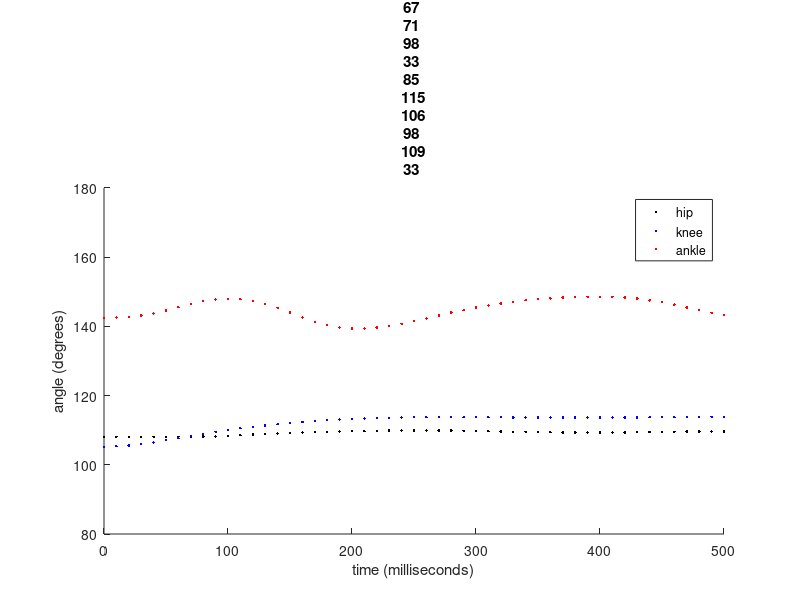
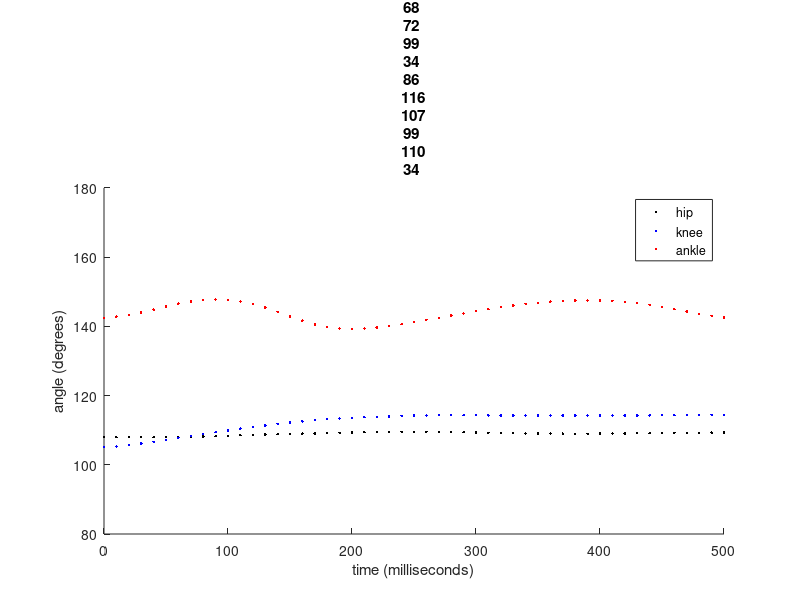
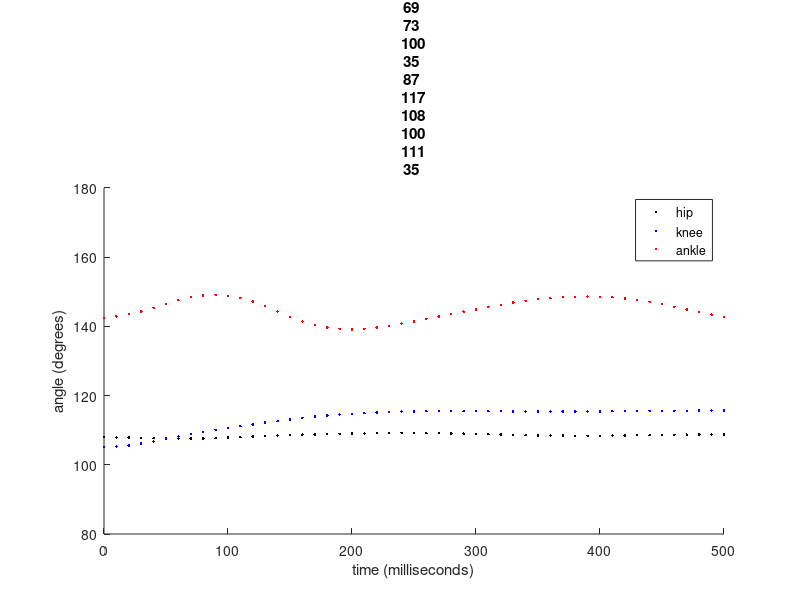
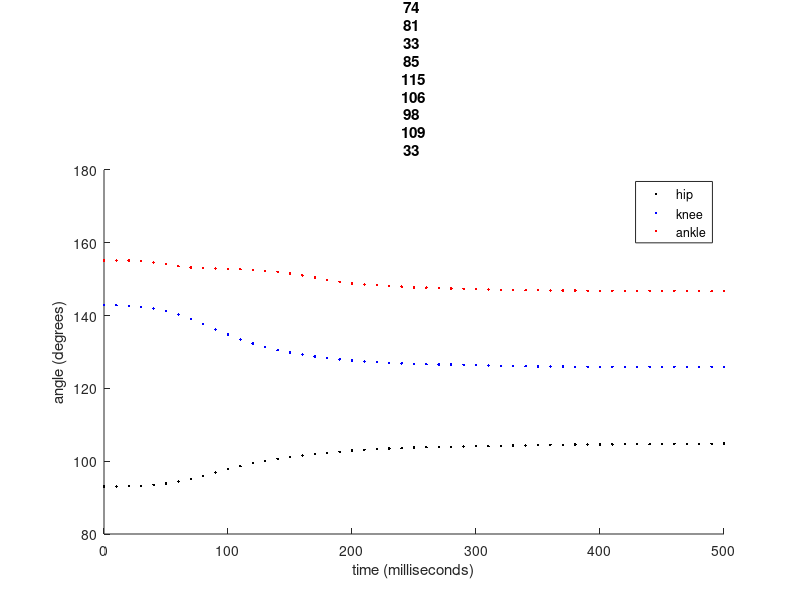

MATLAB code to generate these figures, in order: (Note: this script raises an error after producing the figures.)
clear
clc
addpath('C:\GitHub\Quadruped_Robot\Code\Matlab\Analysis\DampedLeg_Krnacik\Haonan\Comparison')

%% BFa Trial Data Processing
load BFa_trial1.mat;
load BFa_trial2.mat;
load BFa_trial3.mat;

%  initial conditions
BFa_hip_IC = 108;
BFa_knee_IC = 105;
BFa_ankle_IC = 142;

%  create single matrix to edit data
BFa = zeros(length(BFa_trial1(:,1)),3*length(BFa_trial1(1,:)));
BFa(:,1:4) = BFa_trial1(:,1:4);
BFa(:,5:8) = BFa_trial2(:,1:4);
BFa(:,9:12) = BFa_trial3(:,1:4);

% data processing
for ii = 4:4:12
    BFa(:,ii-3) = BFa(:,ii-3) + BFa_hip_IC;         %   encoder readings start at 0
    BFa(:,ii-2) = BFa(:,ii-2) + BFa_knee_IC;        %   add initial conditions to encoder readings
    BFa(:,ii-1) = BFa(:,ii-1) + BFa_ankle_IC;       
    
    for jj = 2:length(BFa(:,1))                     %   make time values continuous instead of resetting every 1 second
        if BFa(jj,ii) - BFa(jj-1,ii) >= 0
            BFa(jj,ii) = BFa(jj,ii);
        else if BFa(jj,ii) - BFa(jj-1,ii) < 0 && abs(BFa(jj,ii) - BFa(jj-1,ii)) < 1500
                BFa(jj,ii) = BFa(jj,ii) + 1000;
            else
                BFa(jj,ii) = BFa(jj,ii) + 2000;
            end
        end
    end
    
    BFa_offset(1) = 396;             %
    BFa_offset(2) = 296;             %   find time offset (milliseconds) when the leg was dropped for each trial
    BFa_offset(3) = 246;             %
   
    BFa(:,ii) = BFa(:,ii) - BFa_offset(ii/4);
        
    figure
    hold on
    plot(BFa(:,ii),BFa(:,ii-3),'.',"color","k")
    plot(BFa(:,ii),BFa(:,ii-2),'.',"color","b")
    plot(BFa(:,ii),BFa(:,ii-1),'.',"color","r")
    legend('hip','knee','ankle')
    title("BFa Trial " + ii/4)
    xlabel("time (milliseconds)")
    ylabel("angle (degrees)")
    ylim([80 180])
    xlim([0 500])
    hold off
end
save('C:\GitHub\Quadruped_Robot\Code\Matlab\Analysis\DampedLeg_Krnacik\Haonan\Comparison\BFa.mat','BFa')

%% IP Trial Data Processing
load IP_trial1.mat;
load IP_trial2.mat;
load IP_trial3.mat;

%  initial conditions
IP_hip_IC = 93;
IP_knee_IC = 143;
IP_ankle_IC = 155;

%  create single matrix to edit data
IP = zeros(length(IP_trial1(:,1)),3*length(IP_trial1(1,:)));
IP(:,1:4) = IP_trial1(:,1:4);
IP(:,5:8) = IP_trial2(:,1:4);
IP(:,9:12) = IP_trial3(:,1:4);

% data processing
for ii = 4:4:12
    IP(:,ii-3) = IP(:,ii-3) + IP_hip_IC;         %   encoder readings start at 0
    IP(:,ii-2) = IP(:,ii-2) + IP_knee_IC;        %   add initial conditions to encoder readings
    IP(:,ii-1) = IP(:,ii-1) + IP_ankle_IC;       
    
    for jj = 2:length(IP(:,1))                     %   make time values continuous instead of resetting every 1 second
        if IP(jj,ii) - IP(jj-1,ii) >= 0
            IP(jj,ii) = IP(jj,ii);
        else if IP(jj,ii) - IP(jj-1,ii) < 0 && abs(IP(jj,ii) - IP(jj-1,ii)) < 1500
                IP(jj,ii) = IP(jj,ii) + 1000;
            else
                IP(jj,ii) = IP(jj,ii) + 2000;
            end
        end
    end
    
    IP_offset(1) = 96;             %
    IP_offset(2) = 136;            %   find time offset (milliseconds) when the leg was dropped for each trial
    IP_offset(3) = 136;            %
   
    IP(:,ii) = IP(:,ii) - IP_offset(ii/4);
        
    figure
    hold on
    plot(IP(:,ii),IP(:,ii-3),'.',"color","k")
    plot(IP(:,ii),IP(:,ii-2),'.',"color","b")
    plot(IP(:,ii),IP(:,ii-1),'.',"color","r")
    legend('hip','knee','ankle')
    title("IP Trial " + ii/4)
    xlabel("time (milliseconds)")
    ylabel("angle (degrees)")
    ylim([80 180])
    xlim([0 500])
    hold off
end
save('C:\GitHub\Quadruped_Robot\Code\Matlab\Analysis\DampedLeg_Krnacik\Haonan\Comparison\IP.mat','IP')

%% ST2 Trial Data Processing
load ST2_trial1.mat;
load ST2_trial2.mat;
load ST2_trial3.mat;

%  initial conditions
ST2_hip_IC = 107;
ST2_knee_IC = 101;      %   *does not match rat leg data - quadruped knee does not have same range of motion
ST2_ankle_IC = 140;

%  create single matrix to edit data
ST2 = zeros(length(ST2_trial1(:,1)),3*length(ST2_trial1(1,:)));
ST2(:,1:4) = ST2_trial1(:,1:4);
ST2(:,5:8) = ST2_trial2(:,1:4);
ST2(:,9:12) = ST2_trial3(:,1:4);

% data processing
for ii = 4:4:12
    ST2(:,ii-3) = ST2(:,ii-3) + ST2_hip_IC;         %   encoder readings start at 0
    ST2(:,ii-2) = ST2(:,ii-2) + ST2_knee_IC;        %   add initial conditions to encoder readings
    ST2(:,ii-1) = ST2(:,ii-1) + ST2_ankle_IC;       
    
    for jj = 2:length(ST2(:,1))                     %   make time values continuous instead of resetting every 1 second
        if ST2(jj,ii) - ST2(jj-1,ii) >= 0
            ST2(jj,ii) = ST2(jj,ii);
        else if ST2(jj,ii) - ST2(jj-1,ii) < 0 && abs(ST2(jj,ii) - ST2(jj-1,ii)) < 1500
                ST2(jj,ii) = ST2(jj,ii) + 1000;
            else
                ST2(jj,ii) = ST2(jj,ii) + 2000;
            end
        end
    end
    
    ST2_offset(1) = 226;             %
    ST2_offset(2) = 186;             %   find time offset (milliseconds) when the leg was dropped for each trial
    ST2_offset(3) = 236;             %
   
    ST2(:,ii) = ST2(:,ii) - ST2_offset(ii/4);   
        
    figure
    hold on
    plot(ST2(:,ii),ST2(:,ii-3),'.',"color","k")
    plot(ST2(:,ii),ST2(:,ii-2),'.',"color","b")
    plot(ST2(:,ii),ST2(:,ii-1),'.',"color","r")
    legend('hip','knee','ankle')
    title("ST2 Trial " + ii/4)
    xlabel("time (milliseconds)")
    ylabel("angle (degrees)")
    ylim([80 180])
    xlim([0 500])
    hold off
end
save('C:\GitHub\Quadruped_Robot\Code\Matlab\Analysis\DampedLeg_Krnacik\Haonan\Comparison\ST2.mat','ST2')

%% BFp Trial Data Processing
load BFp_trial1.mat;
load BFp_trial2.mat;
load BFp_trial3.mat;

%  initial conditions
BFp_hip_IC = 116;
BFp_knee_IC = 101;
BFp_ankle_IC = 99;

%  create single matrix to edit data
BFp = zeros(length(BFp_trial1(:,1)),3*length(BFp_trial1(1,:)));
BFp(:,1:4) = BFp_trial1(:,1:4);
BFp(:,5:8) = BFp_trial2(:,1:4);
BFp(:,9:12) = BFp_trial3(:,1:4);

% data processing
for ii = 4:4:12
    BFp(:,ii-3) = BFp(:,ii-3) + BFp_hip_IC;         %   encoder readings start at 0
    BFp(:,ii-2) = BFp(:,ii-2) + BFp_knee_IC;        %   add initial conditions to encoder readings
    BFp(:,ii-1) = BFp(:,ii-1) + BFp_ankle_IC;       
    
    for jj = 2:length(BFp(:,1))                     %   make time values continuous instead of resetting every 1 second
        if BFp(jj,ii) - BFp(jj-1,ii) >= 0
            BFp(jj,ii) = BFp(jj,ii);
        else if BFp(jj,ii) - BFp(jj-1,ii) < 0 && abs(BFp(jj,ii) - BFp(jj-1,ii)) < 1500
                BFp(jj,ii) = BFp(jj,ii) + 1000;
            else
                BFp(jj,ii) = BFp(jj,ii) + 2000;
            end
        end
    end
    
    BFp_offset(1) = 196;             %
    BFp_offset(2) = 226;             %   find time offset (milliseconds) when the leg was dropped for each trial
    BFp_offset(3) = 206;             %
   
    BFp(:,ii) = BFp(:,ii) - BFp_offset(ii/4);
        
    figure
    hold on
    plot(BFp(:,ii),BFp(:,ii-3),'.',"color","k")
    plot(BFp(:,ii),BFp(:,ii-2),'.',"color","b")
    plot(BFp(:,ii),BFp(:,ii-1),'.',"color","r")
    legend('hip','knee','ankle')
    title("BFp Trial " + ii/4)
    xlabel("time (milliseconds)")
    ylabel("angle (degrees)")
    ylim([80 180])
    xlim([0 500])
    hold off
end
save('C:\GitHub\Quadruped_Robot\Code\Matlab\Analysis\DampedLeg_Krnacik\Haonan\Comparison\BFp.mat','BFp')

%% GS Trial Data Processing
load GS_trial1.mat;
load GS_trial2.mat;
load GS_trial4.mat;

%  initial conditions
GS_hip_IC = 93;
GS_knee_IC = 112;
GS_ankle_IC = 141;

%  create single matrix to edit data
GS = zeros(length(GS_trial1(:,1)),3*length(GS_trial1(1,:)));
GS(:,1:4) = GS_trial1(:,1:4);
GS(:,5:8) = GS_trial2(:,1:4);
GS(:,9:12) = GS_trial4(:,1:4);

% data processing
for ii = 4:4:12
    GS(:,ii-3) = GS(:,ii-3) + GS_hip_IC;         %   encoder readings start at 0
    GS(:,ii-2) = GS(:,ii-2) + GS_knee_IC;        %   add initial conditions to encoder readings
    GS(:,ii-1) = GS(:,ii-1) + GS_ankle_IC;       
    
    for jj = 2:length(GS(:,1))                     %   make time values continuous instead of resetting every 1 second
        if GS(jj,ii) - GS(jj-1,ii) >= 0
            GS(jj,ii) = GS(jj,ii);
        else if GS(jj,ii) - GS(jj-1,ii) < 0 && abs(GS(jj,ii) - GS(jj-1,ii)) < 1500
                GS(jj,ii) = GS(jj,ii) + 1000;
            else
                GS(jj,ii) = GS(jj,ii) + 2000;
            end
        end
    end
    
    GS_offset(1) = 226;             %
    GS_offset(2) = 206;             %   find time offset (milliseconds) when the leg was dropped for each trial
    GS_offset(3) = 66;              %
   
    GS(:,ii) = GS(:,ii) - GS_offset(ii/4);
        
    figure
    hold on
    plot(GS(:,ii),GS(:,ii-3),'.',"color","k")
    plot(GS(:,ii),GS(:,ii-2),'.',"color","b")
    plot(GS(:,ii),GS(:,ii-1),'.',"color","r")
    legend('hip','knee','ankle')
    title("GS Trial " + ii/4)
    xlabel("time (milliseconds)")
    ylabel("angle (degrees)")
    ylim([80 180])
    xlim([0 500])
    hold off
end
save('C:\GitHub\Quadruped_Robot\Code\Matlab\Analysis\DampedLeg_Krnacik\Haonan\Comparison\GS.mat','GS')

%% ST Trial Data Processing
load ST_trial1.mat;
load ST_trial4.mat;
load ST_trial3.mat;

%  initial conditions
ST_hip_IC = 113;
ST_knee_IC = 101;
ST_ankle_IC = 168;

%  create single matrix to edit data
ST = zeros(length(ST_trial1(:,1)),3*length(ST_trial1(1,:)));
ST(:,1:4) = ST_trial1(:,1:4);
ST(:,5:8) = ST_trial4(:,1:4);
ST(:,9:12) = ST_trial3(:,1:4);

% data processing
for ii = 4:4:12
    ST(:,ii-3) = ST(:,ii-3) + ST_hip_IC;         %   encoder readings start at 0
    ST(:,ii-2) = ST(:,ii-2) + ST_knee_IC;        %   add initial conditions to encoder readings
    ST(:,ii-1) = ST(:,ii-1) + ST_ankle_IC;       
    
    for jj = 2:length(ST(:,1))                     %   make time values continuous instead of resetting every 1 second
        if ST(jj,ii) - ST(jj-1,ii) >= 0
            ST(jj,ii) = ST(jj,ii);
        else if ST(jj,ii) - ST(jj-1,ii) < 0 && abs(ST(jj,ii) - ST(jj-1,ii)) < 1500
                ST(jj,ii) = ST(jj,ii) + 1000;
            else
                ST(jj,ii) = ST(jj,ii) + 2000;
            end
        end
    end
    
    ST_offset(1) = 196;             %
    ST_offset(2) = 176;             %   find time offset (milliseconds) when the leg was dropped for each trial
    ST_offset(3) = 256;             %
   
    ST(:,ii) = ST(:,ii) - ST_offset(ii/4);
        
    figure
    hold on
    plot(ST(:,ii),ST(:,ii-3),'.',"color","k")
    plot(ST(:,ii),ST(:,ii-2),'.',"color","b")
    plot(ST(:,ii),ST(:,ii-1),'.',"color","r")
    legend('hip','knee','ankle')
    title("ST Trial " + ii/4)
    xlabel("time (milliseconds)")
    ylabel("angle (degrees)")
    ylim([80 180])
    xlim([0 500])
    hold off
end
save('C:\GitHub\Quadruped_Robot\Code\Matlab\Analysis\DampedLeg_Krnacik\Haonan\Comparison\ST.mat','ST')

%% VL Trial Data Processing
load VL_trial1.mat;
load VL_trial2.mat;
load VL_trial3.mat;

%  initial conditions
VL_hip_IC = 102;
VL_knee_IC = 128;
VL_ankle_IC = 141;

%  create single matrix to edit data
VL = zeros(length(VL_trial1(:,1)),3*length(VL_trial1(1,:)));
VL(:,1:4) = VL_trial1(:,1:4);
VL(:,5:8) = VL_trial2(:,1:4);
VL(:,9:12) = VL_trial3(:,1:4);

% data processing
for ii = 4:4:12
    VL(:,ii-3) = VL(:,ii-3) + VL_hip_IC;         %   encoder readings start at 0
    VL(:,ii-2) = VL(:,ii-2) + VL_knee_IC;        %   add initial conditions to encoder readings
    VL(:,ii-1) = VL(:,ii-1) + VL_ankle_IC;       
    
    for jj = 2:length(VL(:,1))                     %   make time values continuous instead of resetting every 1 second
        if VL(jj,ii) - VL(jj-1,ii) >= 0
            VL(jj,ii) = VL(jj,ii);
        else if VL(jj,ii) - VL(jj-1,ii) < 0 && abs(VL(jj,ii) - VL(jj-1,ii)) < 1500
                VL(jj,ii) = VL(jj,ii) + 1000;
            else
                VL(jj,ii) = VL(jj,ii) + 2000;
            end
        end
    end
    
    VL_offset(1) = 186;             %
    VL_offset(2) = 206;             %   find time offset (milliseconds) when the leg was dropped for each trial
    VL_offset(3) = 166;             %
   
    VL(:,ii) = VL(:,ii) - VL_offset(ii/4);
        
    figure
    hold on
    plot(VL(:,ii),VL(:,ii-3),'.',"color","k")
    plot(VL(:,ii),VL(:,ii-2),'.',"color","b")
    plot(VL(:,ii),VL(:,ii-1),'.',"color","r")
    legend('hip','knee','ankle')
    title("VL Trial " + ii/4)
    xlabel("time (milliseconds)")
    ylabel("angle (degrees)")
    ylim([80 180])
    xlim([0 500])
    hold off
end
save('C:\GitHub\Quadruped_Robot\Code\Matlab\Analysis\DampedLeg_Krnacik\Haonan\Comparison\VL.mat','VL')